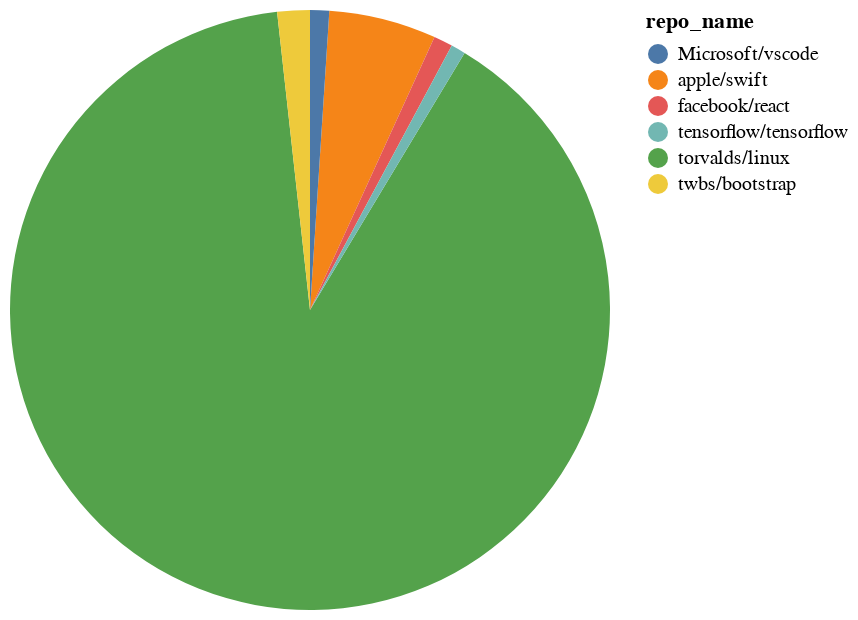

This figure's notebook cell:
### Code cell
# the Chart of question-1
alt.Chart(df).mark_arc().encode(
    theta=alt.Theta(field="count", type="quantitative"),
    color=alt.Color(field="repo_name", type="nominal"),
)

### Figure 1 — Vega-Lite specification as saved in the notebook (floating-point values rounded to 4 significant figures)
{"config": {"view": {"continuousWidth": 300, "continuousHeight": 300}}, "data": {"name": "data-34ee1abef80b8c0f7dd908f06a1e1b75"}, "mark": {"type": "arc"}, "encoding": {"color": {"field": "repo_name", "type": "nominal"}, "theta": {"field": "count", "type": "quantitative"}}, "$schema": "https://vega.github.io/schema/vega-lite/v5.8.0.json", "datasets": {"data-34ee1abef80b8c0f7dd908f06a1e1b75": [{"repo_name": "torvalds/linux", "count": 602604}, {"repo_name": "apple/swift", "count": 38891}, {"repo_name": "twbs/bootstrap", "count": 11777}, {"repo_name": "Microsoft/vscode", "count": 6909}, {"repo_name": "facebook/react", "count": 6875}, {"repo_name": "tensorflow/tensorflow", "count": 5253}]}}
